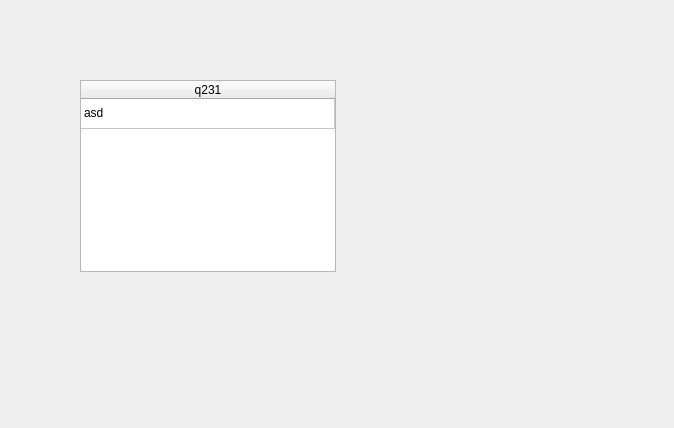
<?xml version="1.0" encoding="UTF-8"?>
<ui version="4.0">
 <class>Form</class>
 <widget class="QWidget" name="Form">
  <property name="geometry">
   <rect>
    <x>0</x>
    <y>0</y>
    <width>674</width>
    <height>428</height>
   </rect>
  </property>
  <property name="windowTitle">
   <string>Form</string>
  </property>
  <widget class="QTableWidget" name="tableWidget">
   <property name="geometry">
    <rect>
     <x>80</x>
     <y>80</y>
     <width>256</width>
     <height>192</height>
    </rect>
   </property>
   <attribute name="horizontalHeaderCascadingSectionResizes">
    <bool>false</bool>
   </attribute>
   <attribute name="horizontalHeaderHighlightSections">
    <bool>true</bool>
   </attribute>
   <attribute name="horizontalHeaderStretchLastSection">
    <bool>true</bool>
   </attribute>
   <attribute name="verticalHeaderVisible">
    <bool>false</bool>
   </attribute>
   <attribute name="verticalHeaderCascadingSectionResizes">
    <bool>false</bool>
   </attribute>
   <attribute name="verticalHeaderShowSortIndicator" stdset="0">
    <bool>false</bool>
   </attribute>
   <attribute name="verticalHeaderStretchLastSection">
    <bool>false</bool>
   </attribute>
   <row>
    <property name="text">
     <string>213</string>
    </property>
   </row>
   <column>
    <property name="text">
     <string>q231</string>
    </property>
   </column>
   <item row="0" column="0">
    <property name="text">
     <string>asd</string>
    </property>
   </item>
  </widget>
 </widget>
 <resources/>
 <connections/>
</ui>
